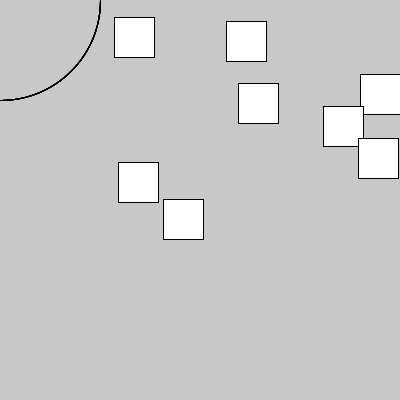
Frame 1 (no input)
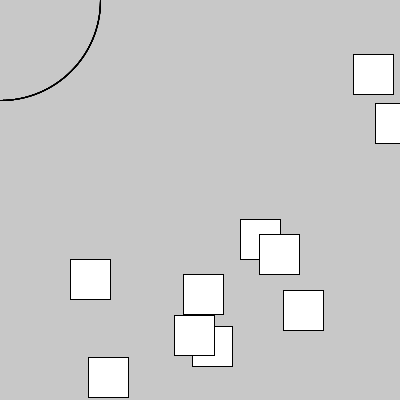
Frame 60 (the mouse pressed at the canvas centre just before this capture)
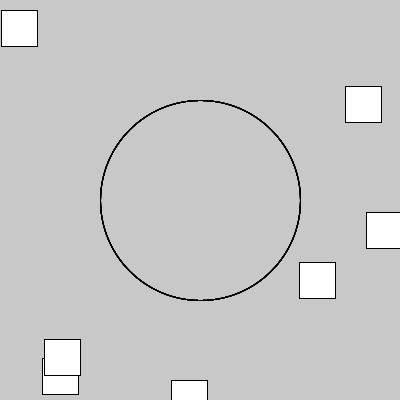
Frame 120 (the mouse held since frame 60 and released just before this capture)

The Processing sketch that drew these frames (run headless with seeded random() and noise(); from frame 60 on, the mouse is pressed at the canvas centre):

// Processing sketch: for_simple_random_mouse
// ── for_simple_random_mouse.pde
int cant = 10;
int tam;

void setup() {
  size(400, 400);
  tam = width/cant;
  rectMode(CENTER);
  //frameRate(1);
}

void draw() {
  background(200);
  for (int i=0; i<cant; i++) {
    int x = floor(random(0, width));
    int y = floor(random(0, width));
    noFill();
    ellipse(mouseX, mouseY, 200, 200);
    if (dist(mouseX, mouseY, x, y) > 120) {
      fill(255);
      rect(x, y, tam, tam);
    }
    
  }
}

void mousePressed() {
  cant++;
  tam = width/cant;
}

void keyPressed() {
  cant--;
  tam = width/cant;
}
